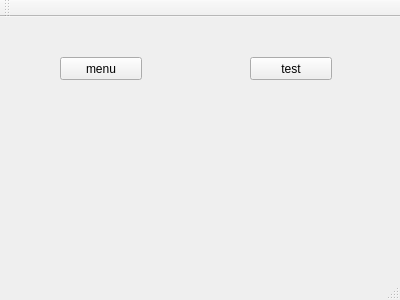
<?xml version="1.0" encoding="UTF-8"?>
<ui version="4.0">
 <class>MainWindow</class>
 <widget class="QMainWindow" name="MainWindow">
  <property name="geometry">
   <rect>
    <x>0</x>
    <y>0</y>
    <width>400</width>
    <height>300</height>
   </rect>
  </property>
  <property name="windowTitle">
   <string>MainWindow</string>
  </property>
  <widget class="QWidget" name="centralWidget">
   <widget class="QPushButton" name="menu">
    <property name="geometry">
     <rect>
      <x>60</x>
      <y>40</y>
      <width>82</width>
      <height>23</height>
     </rect>
    </property>
    <property name="text">
     <string>menu</string>
    </property>
   </widget>
   <widget class="QPushButton" name="test">
    <property name="geometry">
     <rect>
      <x>250</x>
      <y>40</y>
      <width>82</width>
      <height>23</height>
     </rect>
    </property>
    <property name="text">
     <string>test</string>
    </property>
   </widget>
  </widget>
  <widget class="QMenuBar" name="menuBar">
   <property name="geometry">
    <rect>
     <x>0</x>
     <y>0</y>
     <width>400</width>
     <height>20</height>
    </rect>
   </property>
  </widget>
  <widget class="QToolBar" name="mainToolBar">
   <attribute name="toolBarArea">
    <enum>TopToolBarArea</enum>
   </attribute>
   <attribute name="toolBarBreak">
    <bool>false</bool>
   </attribute>
  </widget>
  <widget class="QStatusBar" name="statusBar"/>
 </widget>
 <layoutdefault spacing="6" margin="11"/>
 <resources/>
 <connections/>
</ui>
